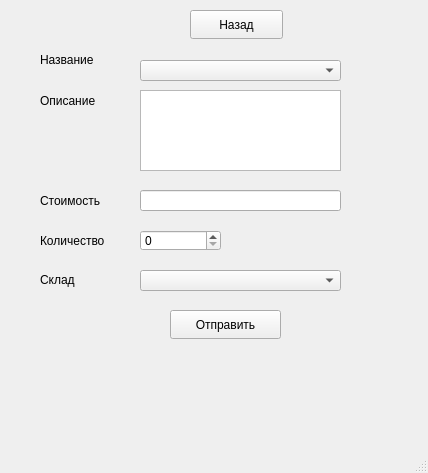
<?xml version="1.0" encoding="UTF-8"?>
<ui version="4.0">
 <class>SendingWindow</class>
 <widget class="QMainWindow" name="SendingWindow">
  <property name="geometry">
   <rect>
    <x>0</x>
    <y>0</y>
    <width>428</width>
    <height>473</height>
   </rect>
  </property>
  <property name="windowTitle">
   <string>MainWindow</string>
  </property>
  <widget class="QWidget" name="centralwidget">
   <widget class="QLabel" name="label">
    <property name="geometry">
     <rect>
      <x>40</x>
      <y>49</y>
      <width>91</width>
      <height>21</height>
     </rect>
    </property>
    <property name="text">
     <string>Название</string>
    </property>
   </widget>
   <widget class="QLabel" name="label_2">
    <property name="geometry">
     <rect>
      <x>40</x>
      <y>90</y>
      <width>91</width>
      <height>21</height>
     </rect>
    </property>
    <property name="text">
     <string>Описание</string>
    </property>
   </widget>
   <widget class="QTextEdit" name="productDescription">
    <property name="geometry">
     <rect>
      <x>140</x>
      <y>90</y>
      <width>201</width>
      <height>81</height>
     </rect>
    </property>
   </widget>
   <widget class="QLineEdit" name="productCost">
    <property name="geometry">
     <rect>
      <x>140</x>
      <y>190</y>
      <width>201</width>
      <height>21</height>
     </rect>
    </property>
   </widget>
   <widget class="QLabel" name="label_3">
    <property name="geometry">
     <rect>
      <x>40</x>
      <y>190</y>
      <width>91</width>
      <height>21</height>
     </rect>
    </property>
    <property name="text">
     <string>Стоимость</string>
    </property>
   </widget>
   <widget class="QSpinBox" name="productAmmount">
    <property name="geometry">
     <rect>
      <x>140</x>
      <y>230</y>
      <width>81</width>
      <height>21</height>
     </rect>
    </property>
   </widget>
   <widget class="QLabel" name="label_4">
    <property name="geometry">
     <rect>
      <x>40</x>
      <y>230</y>
      <width>91</width>
      <height>21</height>
     </rect>
    </property>
    <property name="text">
     <string>Количество</string>
    </property>
   </widget>
   <widget class="QComboBox" name="productWarehouse">
    <property name="geometry">
     <rect>
      <x>140</x>
      <y>270</y>
      <width>201</width>
      <height>21</height>
     </rect>
    </property>
   </widget>
   <widget class="QLabel" name="label_5">
    <property name="geometry">
     <rect>
      <x>40</x>
      <y>270</y>
      <width>63</width>
      <height>20</height>
     </rect>
    </property>
    <property name="text">
     <string>Склад</string>
    </property>
   </widget>
   <widget class="QPushButton" name="goBackButton">
    <property name="geometry">
     <rect>
      <x>190</x>
      <y>10</y>
      <width>93</width>
      <height>29</height>
     </rect>
    </property>
    <property name="text">
     <string>Назад</string>
    </property>
   </widget>
   <widget class="QComboBox" name="productInput">
    <property name="geometry">
     <rect>
      <x>140</x>
      <y>60</y>
      <width>201</width>
      <height>21</height>
     </rect>
    </property>
   </widget>
   <widget class="QPushButton" name="addSendingButton">
    <property name="geometry">
     <rect>
      <x>170</x>
      <y>310</y>
      <width>111</width>
      <height>29</height>
     </rect>
    </property>
    <property name="text">
     <string>Отправить</string>
    </property>
   </widget>
  </widget>
  <widget class="QMenuBar" name="menubar">
   <property name="geometry">
    <rect>
     <x>0</x>
     <y>0</y>
     <width>428</width>
     <height>26</height>
    </rect>
   </property>
  </widget>
  <widget class="QStatusBar" name="statusbar"/>
 </widget>
 <resources/>
 <connections/>
</ui>
